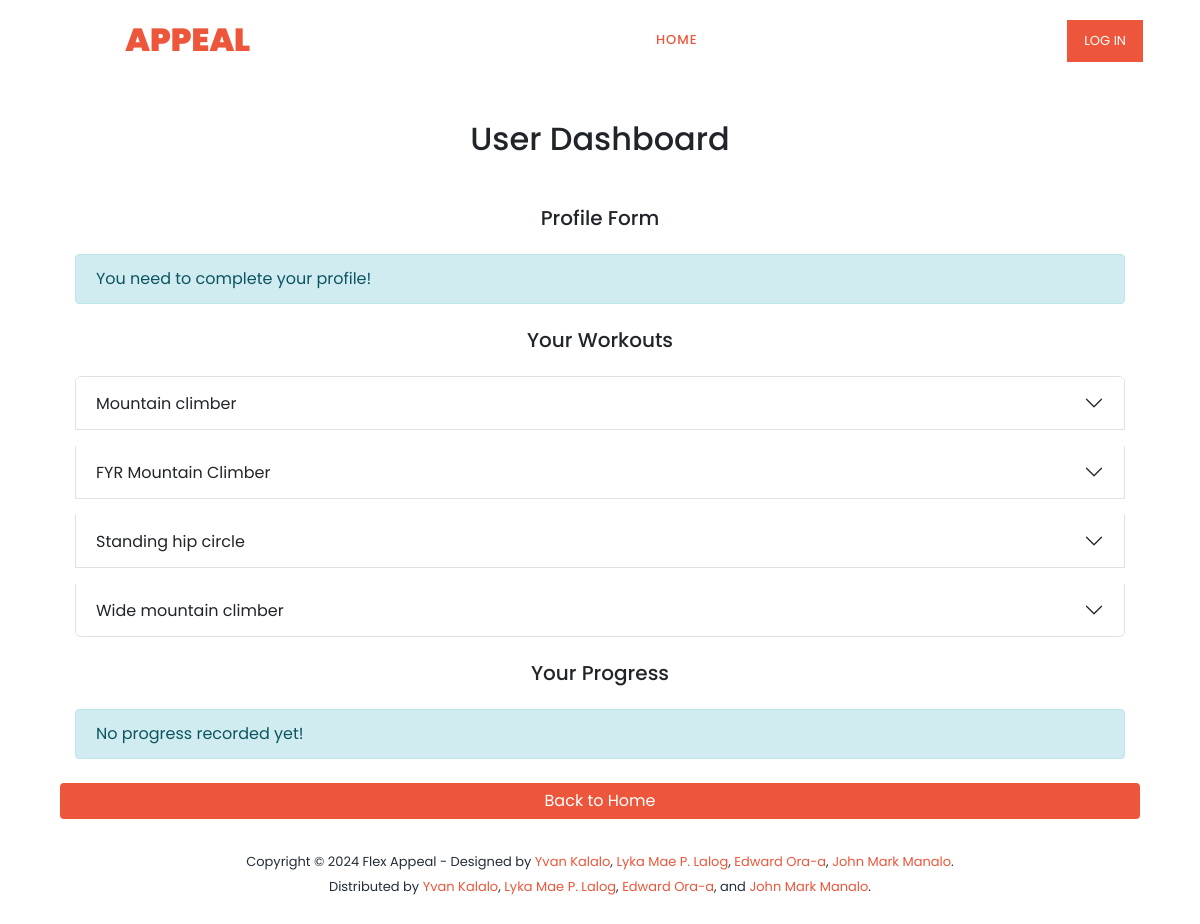
/dashboard/, run on the app's committed database.
### machine_learning/models.py (models this page shows, shortened)
class Workout(models.Model):
    Title = models.CharField(max_length=255)
    Desc = models.TextField()
    Type = models.CharField(max_length=50, default='None')
    BodyPart = models.CharField(max_length=50)
    Equipment = models.CharField(max_length=50, default='None')
    Level = models.CharField(max_length=50, default='None')
    class Meta:
        verbose_name = "List of Workouts"  # Singular name in admin
        verbose_name_plural = "Workouts"  # Plural name in admin

### personal/views.py (the view)
# urls.py: path('dashboard/', views.dashboard_view, name='dashboard'),
def dashboard_view(request):
    workouts = Workout.objects.all()  # Get all workouts
    user_profile = None
    user_progress = None
    if request.user.is_authenticated:
        try:
            user_profile = UserProfile.objects.get(user=request.user)  # Get user's profile
        except UserProfile.DoesNotExist:
            user_profile = None  # If profile doesn't exist, keep it None
        user_progress = UserProgress.objects.filter(user=request.user)  # Get user's progress
    context = {
        'workouts': workouts,
        'user_profile': user_profile,
        'user_progress': user_progress,
    }
    return render(request, 'dashboard.html', context)

### personal/templates/dashboard.html (shortened to what this page needs)
{% extends 'master.html' %}
{% load static %}
{% block content %}
<div class="container mt-5 pt-5">
    <h2 class="text-center mb-4 pt-4">User Dashboard</h2>
    <div class="col pt-4">
        <div class="col-md-12 mb-4">
            <h5 class="text-center mb-4">Profile Form</h5>
            {% if user_profile %}
                <div class="card shadow-sm mb-4">
                    <div class="card-header">
                        <h5>User Profile</h5>
                    </div>
                    <div class="card-body">
                        <ul class="list-unstyled">
                            <li><strong>Name:</strong> {{ request.user.username }}</li>
                            <li><strong>Age:</strong> {{ user_profile.Age }}</li>
                            <li><strong>Gender:</strong> {{ user_profile.Sex }}</li>
                            <li><strong>Height:</strong> {{ user_profile.Height }} cm</li>
                            <li><strong>Weight:</strong> {{ user_profile.Weight }} kg</li>
                            <li><strong>BMI:</strong> {{ user_profile.BMI }}</li>
                            <li><strong>Fitness Goal:</strong> {{ user_profile.Fitness_Goal }}</li>
                            <li><strong>Fitness Type:</strong> {{ user_profile.Fitness_Type }}</li>
                        </ul>
                    </div>
                </div>
            {% else %}
                <div class="alert alert-info mt-3">You need to complete your profile!</div>
            {% endif %}
        </div>
        <div class="col-md-12 mb-4">
            <h5 class="text-center mb-4">Your Workouts</h5>
            {% if workouts %}
            <div class="accordion" id="workoutAccordion">
                {% for workout in workouts %}
                <div class="accordion-item mb-3">
                    <h2 class="accordion-header" id="heading{{ forloop.counter }}">
                        <button class="accordion-button collapsed" type="button" data-bs-toggle="collapse" data-bs-target="#collapse{{ forloop.counter }}" aria-expanded="false" aria-controls="collapse{{ forloop.counter }}">
                            {{ workout.Title }}
                        </button>
                    </h2>
                </div>
                {% endfor %}
            </div>
            {% else %}
            <div class="alert alert-info mt-3">
                No workout recorded yet!
            </div>
            {% endif %}
        </div>
        <div class="col-md-12 mb-4">
            <h5 class="text-center mb-4">Your Progress</h5>
            {% if user_progress %}
                <div class="card shadow-sm">
                    <div class="card-body">
                        <ul class="list-group">
                            {% for progress in user_progress %}
                                <li class="list-group-item d-flex justify-content-between align-items-center">
                                    {{ progress.workout.Title }}
                                    <span class="badge bg-success rounded-pill">{{ progress.progress }}%</span>
                                </li>
                            {% endfor %}
                        </ul>
                    </div>
                </div>
            {% else %}
                <div class="alert alert-info mt-3">No progress recorded yet!</div>
            {% endif %}
        </div>
         <div class="mt-4 text-center">
            <a href="{% url 'index' %}" class="btn btn-primary w-100"
                style="background-color: #ed563b; border: none;">
                Back to Home
            </a>
        </div>
    </div>
</div>
{% endblock %}

### personal/static/css/templatemo-training-studio.css (style rules this page uses)
html, body, div, span, applet, object, iframe, h1, h2, h3, h4, h5, h6, p, blockquote, div pre, a, abbr, acronym, address, big, cite, code, del, dfn, em, font, img, ins, kbd, q, s, samp, small, strike, strong, sub, sup, tt, var, b, u, i, center, dl, dt, dd, ol, ul, li, figure, header, nav, section, article, aside, footer, figcaption { margin: 0; padding: 0; border: 0; outline: 0; }
* { box-sizing: border-box; }
html, body { font-family: 'Poppins', sans-serif; font-weight: 400; background-color: #fff; font-size: 16px; -ms-text-size-adjust: 100%; -webkit-font-smoothing: antialiased; -moz-osx-font-smoothing: grayscale; }
a { text-decoration: none !important; }
h1, h2, h3, h4, h5, h6 { margin-top: 0px; margin-bottom: 0px; }
html, body { background: #fff; font-family: 'Poppins', sans-serif; }

### data on the page
Workout: Title "Mountain climber"
Workout: Title "FYR Mountain Climber"
Workout: Title "Standing hip circle"
Workout: Title "Wide mountain climber"
